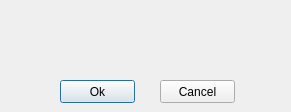
<?xml version="1.0" encoding="UTF-8"?>
<ui version="4.0">
 <class>ErrorQuestion</class>
 <widget class="QDialog" name="ErrorQuestion">
  <property name="geometry">
   <rect>
    <x>0</x>
    <y>0</y>
    <width>291</width>
    <height>112</height>
   </rect>
  </property>
  <property name="minimumSize">
   <size>
    <width>291</width>
    <height>112</height>
   </size>
  </property>
  <property name="maximumSize">
   <size>
    <width>291</width>
    <height>112</height>
   </size>
  </property>
  <property name="windowTitle">
   <string>Dialog</string>
  </property>
  <widget class="QPushButton" name="okPushButton">
   <property name="geometry">
    <rect>
     <x>60</x>
     <y>80</y>
     <width>75</width>
     <height>23</height>
    </rect>
   </property>
   <property name="focusPolicy">
    <enum>Qt::StrongFocus</enum>
   </property>
   <property name="text">
    <string>Ok</string>
   </property>
  </widget>
  <widget class="QPushButton" name="cancelPushButton">
   <property name="geometry">
    <rect>
     <x>160</x>
     <y>80</y>
     <width>75</width>
     <height>23</height>
    </rect>
   </property>
   <property name="focusPolicy">
    <enum>Qt::StrongFocus</enum>
   </property>
   <property name="text">
    <string>Cancel</string>
   </property>
  </widget>
  <widget class="QLabel" name="icon">
   <property name="geometry">
    <rect>
     <x>10</x>
     <y>10</y>
     <width>64</width>
     <height>64</height>
    </rect>
   </property>
   <property name="frameShape">
    <enum>QFrame::NoFrame</enum>
   </property>
   <property name="text">
    <string/>
   </property>
   <property name="pixmap">
    <pixmap resource="../../../../resources/icons_pq.qrc">:/pq/icons/pausequafe/question.png</pixmap>
   </property>
  </widget>
  <widget class="QLabel" name="text">
   <property name="geometry">
    <rect>
     <x>80</x>
     <y>10</y>
     <width>201</width>
     <height>64</height>
    </rect>
   </property>
   <property name="frameShape">
    <enum>QFrame::NoFrame</enum>
   </property>
   <property name="text">
    <string/>
   </property>
   <property name="wordWrap">
    <bool>true</bool>
   </property>
  </widget>
 </widget>
 <resources>
  <include location="../../../../resources/icons_pq.qrc"/>
 </resources>
 <connections/>
</ui>
